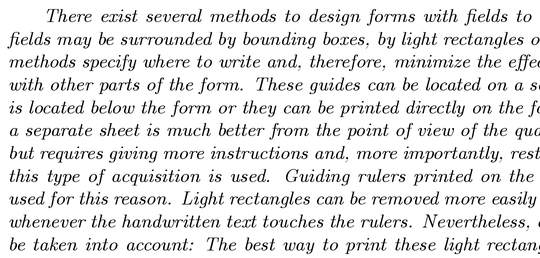
#> input picture kaggle/2.png, 540 x 258 px
$ python script.py
#> lines starting #> are read from the running program, lines starting #| are printed output that depends on the picture
"""
Simple background removal code

__author__ : Rangel Dokov

The basic idea is that we have a foreground object of interest (the dark text)
and we want to remove everything that is not part of this foreground object.

This should produce results somewhere around 0.06 on the leaderboard.
"""
import numpy as np
from scipy import signal
from PIL import Image


def load_image(path):
#> called with path = '../kaggle/2.png'
    return np.asarray(Image.open(path))/255.0

def save(path, img):
    tmp = np.asarray(img*255.0, dtype=np.uint8)
    Image.fromarray(tmp).save(path)

def denoise_image(inp):
    # estimate 'background' color by a median filter
    bg = signal.medfilt2d(inp, 11)
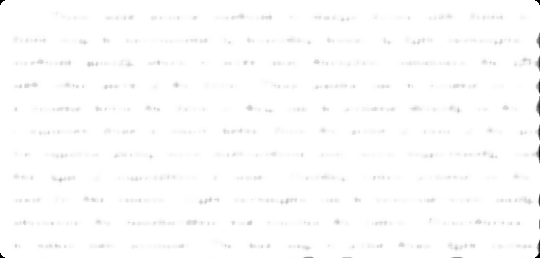
#> bg: shape (258, 540) float64; min 0, max 1, mean 0.992
    save('background.png', bg)

    # compute 'foreground' mask as anything that is significantly darker than
    # the background
    mask = inp < bg - 0.1
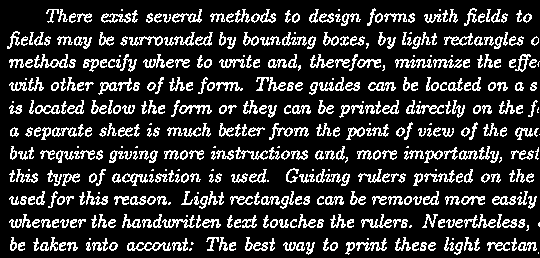
#> mask: shape (258, 540) bool; 18.7% white in thin lines or dots
    save('foreground_mask.png', mask)
#> in save (call 2), `tmp = np.asarray(img*255.0, dtype=np.uint8)`: tmp: shape (258, 540); 18.7% white in thin lines or dots

    # return the input value for all pixels in the mask or pure white otherwise
    return np.where(mask, inp, 1.0)


inp_path = '../kaggle/2.png'
out_path = 'output.png'

inp = load_image(inp_path)
out = denoise_image(inp)

save(out_path, out)
